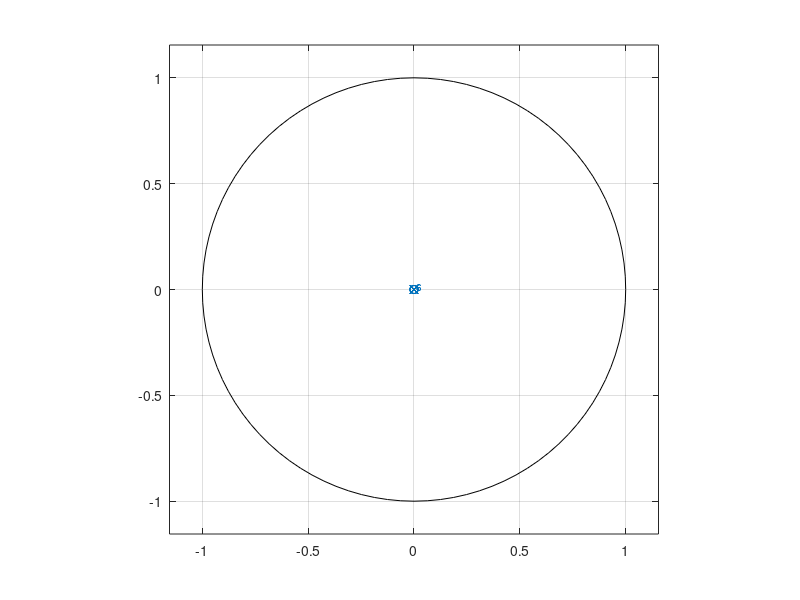

Reproduce this figure in MATLAB.
clc;
clear all;
close all;
%%Long division method ZT1

n=7;
num=input('Enter the numerator Coeff:');
den=input('Enter the denominator coefficent:');
num=[num zeros(1,n-1)];
[x r]=deconv(num,den)
zplane(num,den);
zk=roots(num)
pk=roots(den)